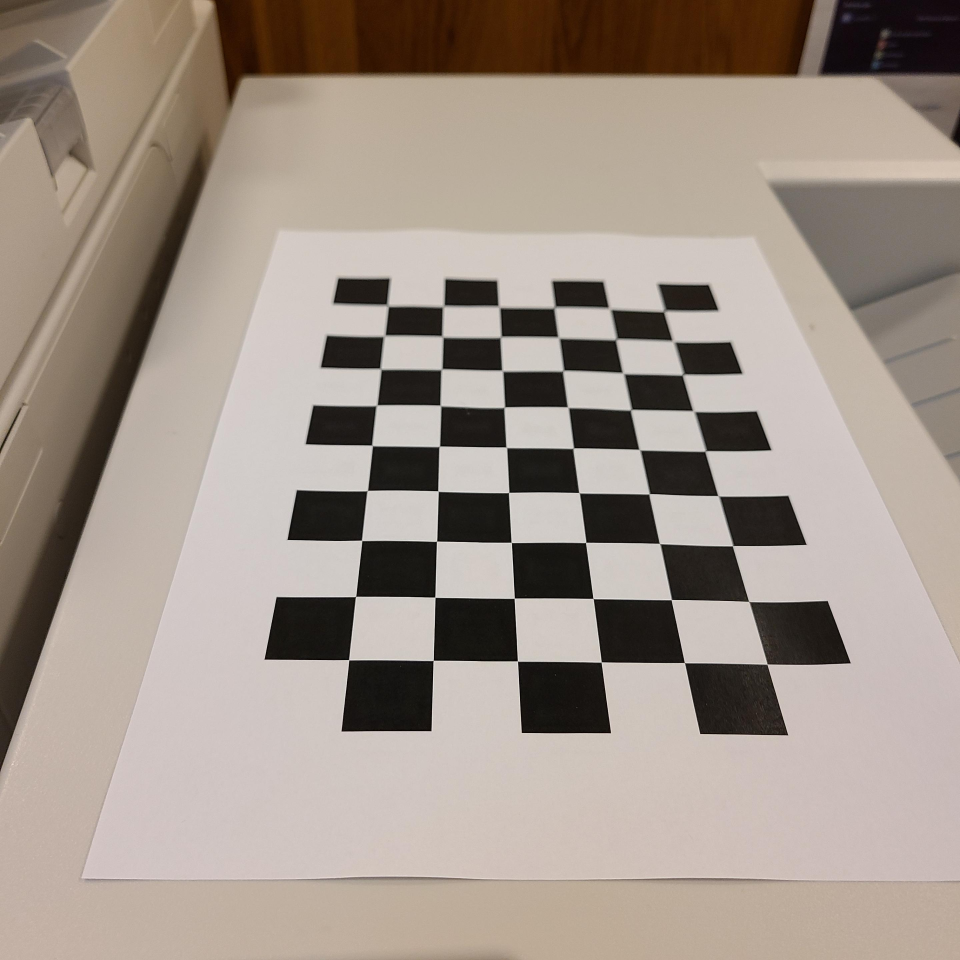
#> input picture Assignment1/Checkerboards/C1.png, 2880 x 2880 px (shown at 1/3 size); its folder holds only this picture in this run
$ python Camera_Calibration.py
#> lines starting #> are read from the running program, lines starting #| are printed output that depends on the picture; long printed decimals are rounded
import cv2
import numpy as np
import glob
import os, sys
import re

np.set_printoptions(suppress=True)


def task1():
    # termination criteria:
    criteria = (cv2.TERM_CRITERIA_EPS + cv2.TERM_CRITERIA_MAX_ITER, 30, 0.001)  # 30 = loops
    # size of checkerboard: a*b
    a = 9
    b = 6
    objp = np.zeros((a * b, 3), np.float32)

    objp[:, :2] = np.mgrid[0:a, 0:b].T.reshape(-1, 2)

    objpoints = []  # 3d point in real world space
    imgpoints = []  # 2d points in image plane.

    # all image file names with .png suffix
    path = "Checkerboards\*.png"
    image_fnames = glob.iglob(path)

    # iterate all training images
    for i_fname in image_fnames:
        print(i_fname)
        # read source image
        img = cv2.imread(i_fname)
#> img is the input picture: shape (2880, 2880, 3); mean B, G, R 138, 147.7, 160

        gray = cv2.cvtColor(img, cv2.COLOR_BGR2GRAY)
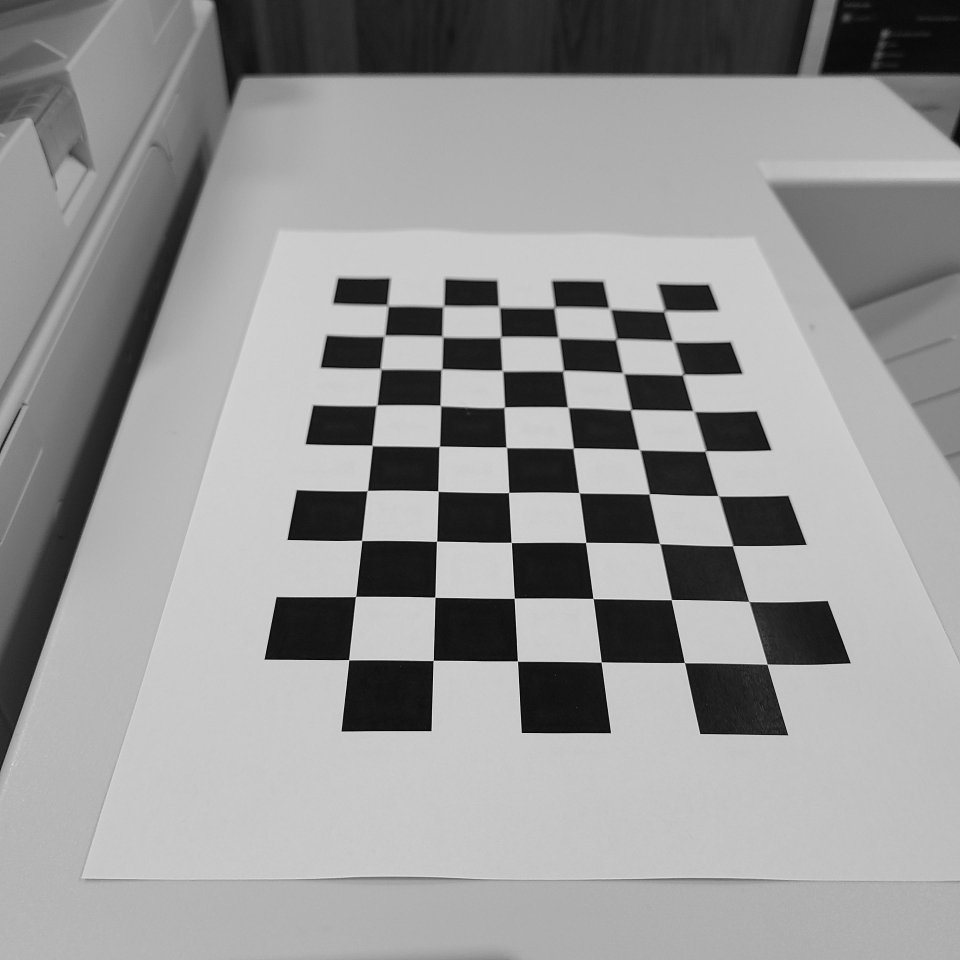
#> gray: shape (2880, 2880) (shown at 1/3 size); min 0, max 251, mean 150.3
        # find corners
        ret, corners = cv2.findChessboardCorners(gray, (a, b), None)  # ret: flag of corners, boolean type
#> ret = True; corners = 54 rows, first 8: [1994, 934.5], [2021.5, 1024], [2050.5, 1124], [2082, 1234.5], [2117, 1354], [2156.5, 1488], [2197.1, 1638.4], [2246.3, 1804.7]
        print(ret)
#| True

        if ret:
            objpoints.append(objp)

            # execute sub-pixel corner detection
            corners2 = cv2.cornerSubPix(gray, corners, (11, 11), (-1, -1), criteria)
#> corners2 = 54 rows, first 8: [1991.1, 936.5], [2016.6, 1021.8], [2047.6, 1125.8], [2079.6, 1232.9], [2116.3, 1354.1], [2155.1, 1487.8], [2198.3, 1637.9], [2246.7, 1804.7]

            imgpoints.append(corners2)

            # Draw and display the corners
            img = cv2.drawChessboardCorners(img, (a, b), corners2, ret)
            cv2.namedWindow('ChessboardCorners', 0)
            cv2.resizeWindow('ChessboardCorners', 1000, 1000)
            cv2.imshow("ChessboardCorners", img)
            cv2.waitKey(0)
            # [10 lines of commented-out code are left out]
    ret, mtx, dist, rvecs, tvecs = cv2.calibrateCamera(objpoints, imgpoints, gray.shape[::-1], None, None)
#> ret = 1.62; mtx = [[3157.5, 0, 1411.2], [0, 3309.9, 1409.4], [0, 0, 1]]; dist = [[-0.267, 1.84, 0.0204, -0.00108, -3.57]]; rvecs = ([-0.719, 0.686, 1.46],); tvecs = ([3.52, -2.77, 18.83],)
    # return camera matrix, distortion coefficients, rotation and translation vectors etc.
    print("camera matrix:", mtx)
#| camera matrix: [[3157.480     0.         1411.246]
#|  [   0.         3309.950 1409.395]
#|  [   0.            0.            1.        ]]
    print("distortion", dist)
#| distortion [[-0.2673  1.843  0.02037 -0.001077 -3.573]]

    # Save camera parameters
    np.savez("CameraData\camera_Data.npz", mtx=mtx, dist=dist, rvecs=rvecs, tvecs=tvecs)


if __name__ == "__main__":
    task1()

$ run again, on Assignment1/Checkerboards/C13.png
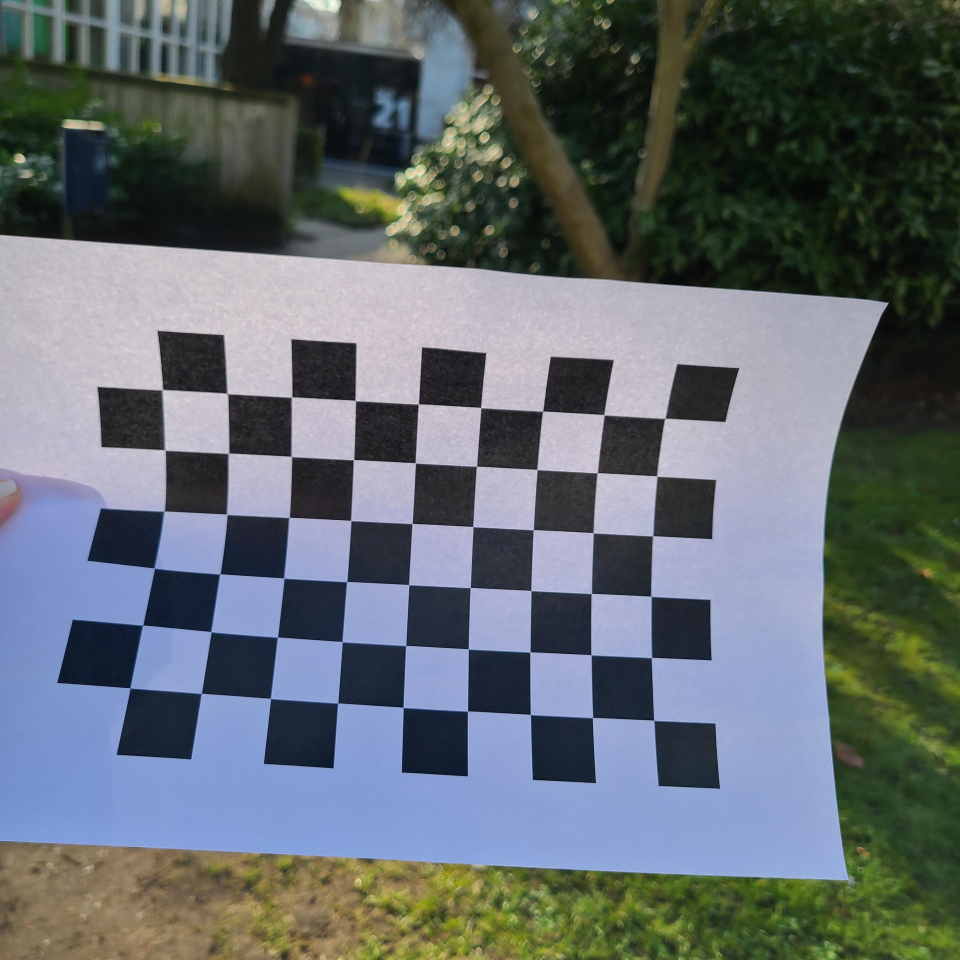
#> input picture Assignment1/Checkerboards/C13.png, 2880 x 2880 px (shown at 1/3 size)
#> in task1, img is the input picture: shape (2880, 2880, 3); mean B, G, R 110.2, 106, 98.2
#> in task1, `gray = cv2.cvtColor(img, cv2.COLOR_BGR2GRAY)`:
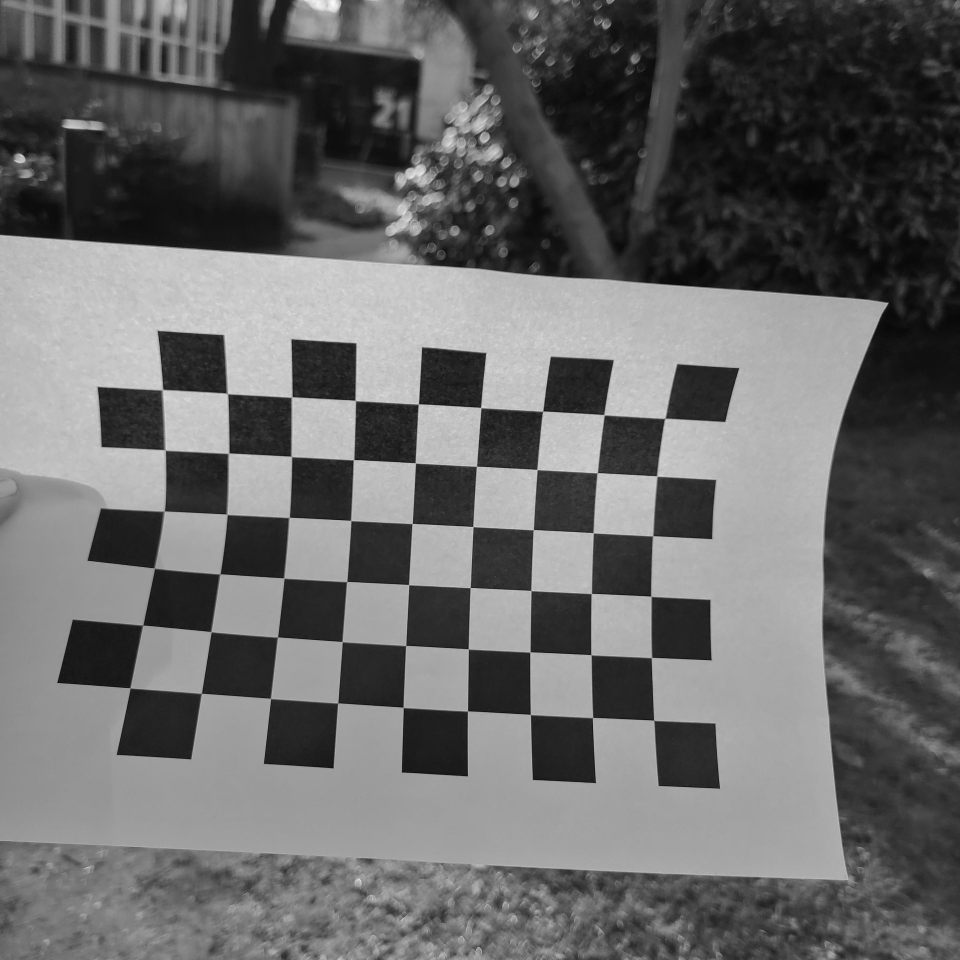
#> gray: shape (2880, 2880) (shown at 1/3 size); min 1, max 253, mean 104.1
#> in task1, `ret, corners = cv2.findChessboardCorners(gray, (a, b), None)`: ret = True; corners = 54 rows, first 8: [1961.5, 2160.9], [1778.8, 2152.6], [1591.5, 2143.4], [1403.8, 2133], [1210.2, 2122.1], [1014.7, 2109.1], [812.9, 2096], [605.7, 2080.3]
#| True
#> corners2 = 54 rows, first 8: [1961.8, 2161.3], [1778.1, 2153.2], [1591.8, 2143.9], [1403.5, 2133.6], [1210.5, 2122.5], [1014.5, 2109.5], [813, 2095.8], [605.4, 2080.4]
#> in task1, `ret, mtx, dist, rvecs, tvecs = cv2.calibrateCamera(objpoints, imgpoint..`: ret = 9.52; mtx = [[4172, 0, 1568.1], [0, 4234.2, 1686.7], [0, 0, 1]]; dist = [[1.32, -39.18, -0.0621, -0.0155, 361.2]]; rvecs = ([0.00705, -0.441, -3.06],); tvecs = ([2.07, 2.47, 22.05],)
#| camera matrix: [[4171.989    0.         1568.130]
#|  [   0.         4234.159 1686.714]
#|  [   0.            0.            1.        ]]
#| distortion [[  1.318  -39.176  -0.06215  -0.01551 361.199]]

$ run again, on Assignment1/Checkerboards/C14.png
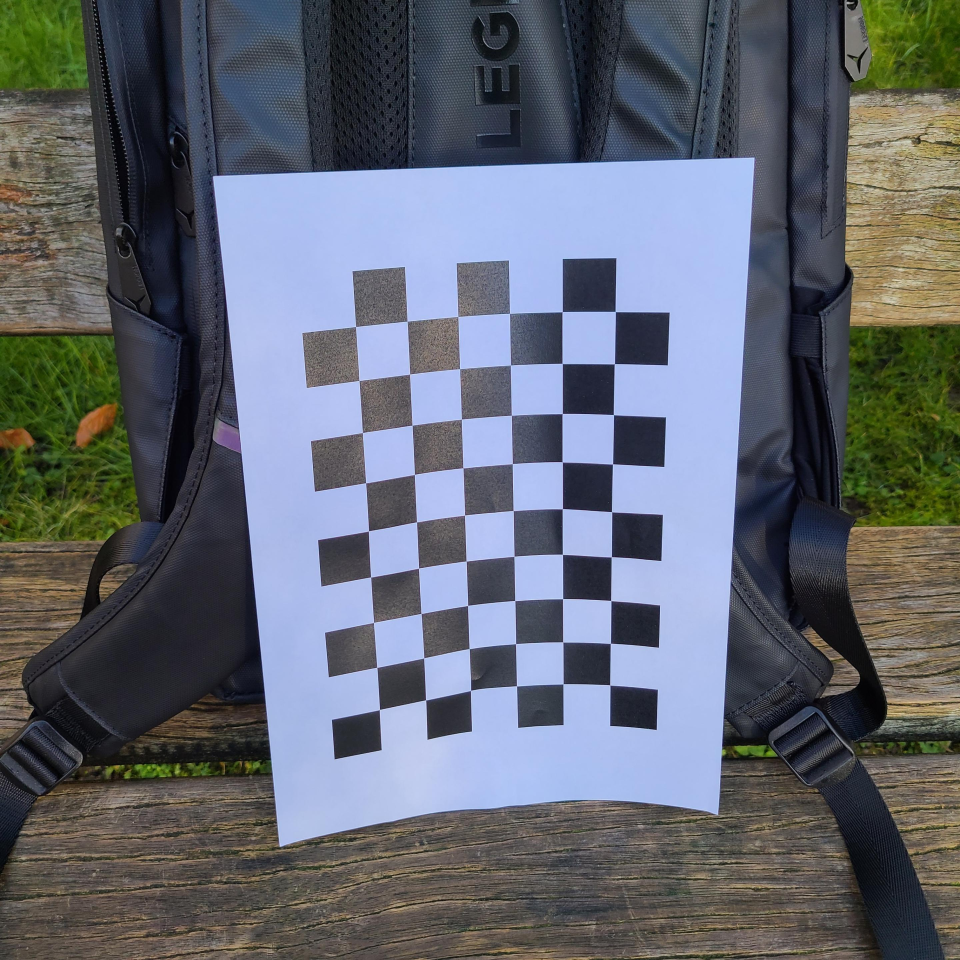
#> input picture Assignment1/Checkerboards/C14.png, 2880 x 2880 px (shown at 1/3 size)
#> in task1, img is the input picture: shape (2880, 2880, 3); mean B, G, R 111.3, 102.1, 97.3
#> in task1, `gray = cv2.cvtColor(img, cv2.COLOR_BGR2GRAY)`:
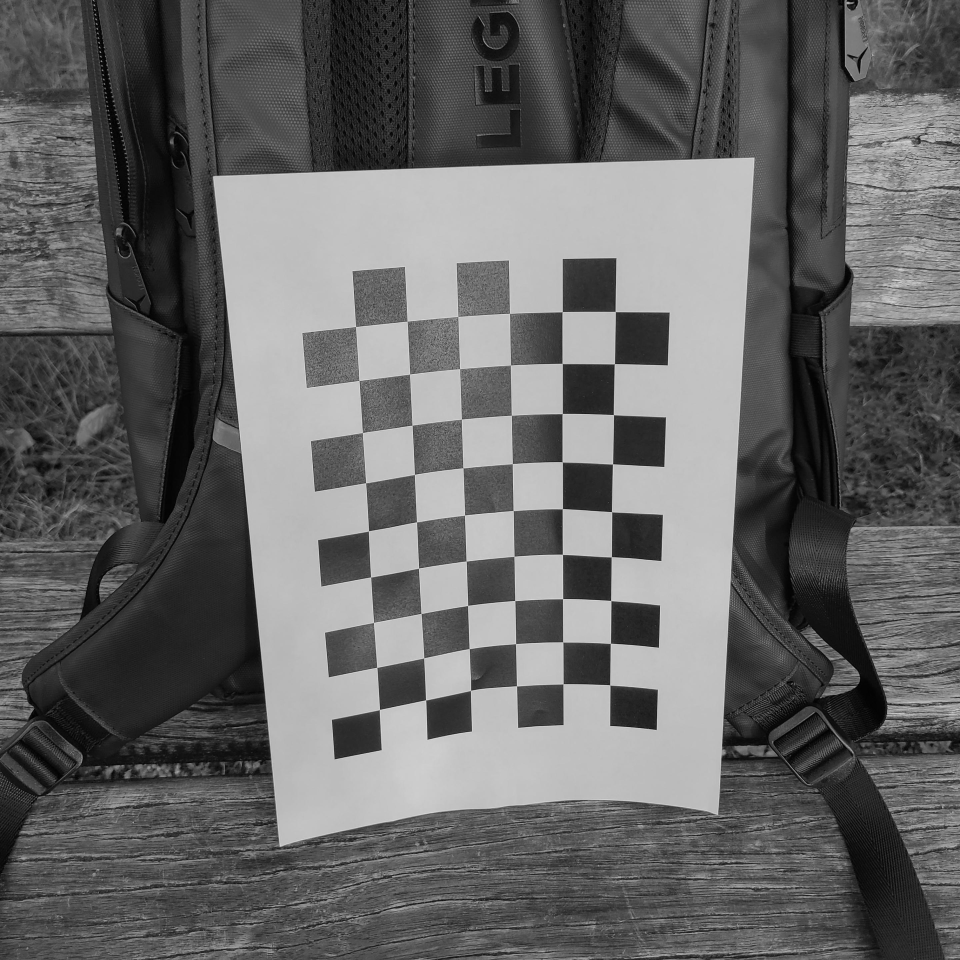
#> gray: shape (2880, 2880) (shown at 1/3 size); min 0, max 244, mean 101.7
#> in task1, `ret, corners = cv2.findChessboardCorners(gray, (a, b), None)`: ret = True; corners = 54 rows, first 8: [1139.4, 2128.9], [1131.2, 2002.6], [1121.7, 1867.8], [1112.6, 1731.6], [1106.5, 1593.1], [1098, 1449.5], [1088, 1298.2], [1077.9, 1142.2]
#| True
#> corners2 = 54 rows, first 8: [1139.2, 2129.4], [1131.2, 2002.6], [1121.6, 1868.2], [1112.7, 1731.7], [1106.3, 1593.6], [1097.8, 1449.2], [1088.1, 1298.5], [1077.7, 1142.1]
#> in task1, `ret, mtx, dist, rvecs, tvecs = cv2.calibrateCamera(objpoints, imgpoint..`: ret = 5.96; mtx = [[3180.6, 0, 1385.9], [0, 5115.5, 1197.4], [0, 0, 1]]; dist = [[0.445, 31.46, 0.277, -0.0279, -444.5]]; rvecs = ([0.742, 0.695, -1.51],); tvecs = ([-1.76, 4.02, 25.92],)
#| camera matrix: [[3180.602    0.         1385.851]
#|  [   0.         5115.454 1197.379]
#|  [   0.            0.            1.        ]]
#| distortion [[   0.4448   31.462    0.2768   -0.02789 -444.476]]

$ run again, on Assignment1/Checkerboards/C10.png
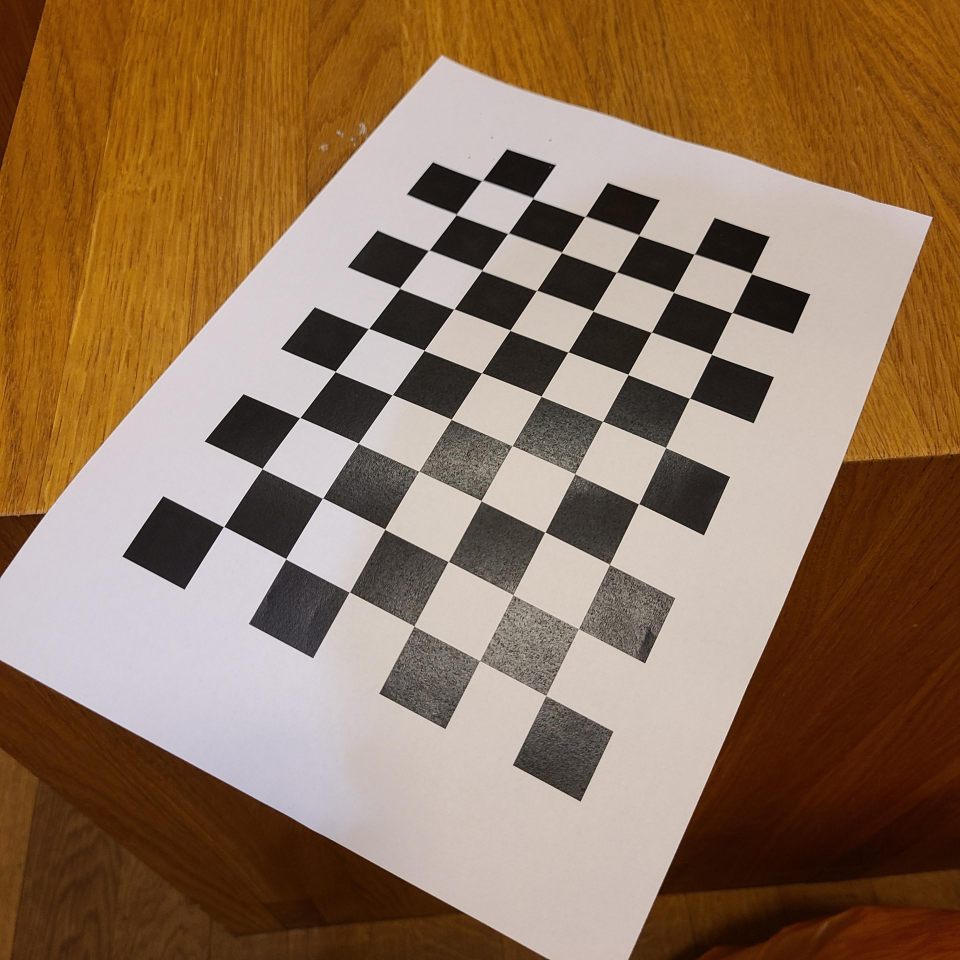
#> input picture Assignment1/Checkerboards/C10.png, 2880 x 2880 px (shown at 1/3 size)
#> in task1, img is the input picture: shape (2880, 2880, 3); mean B, G, R 90.9, 116.2, 144.3
#> in task1, `gray = cv2.cvtColor(img, cv2.COLOR_BGR2GRAY)`:
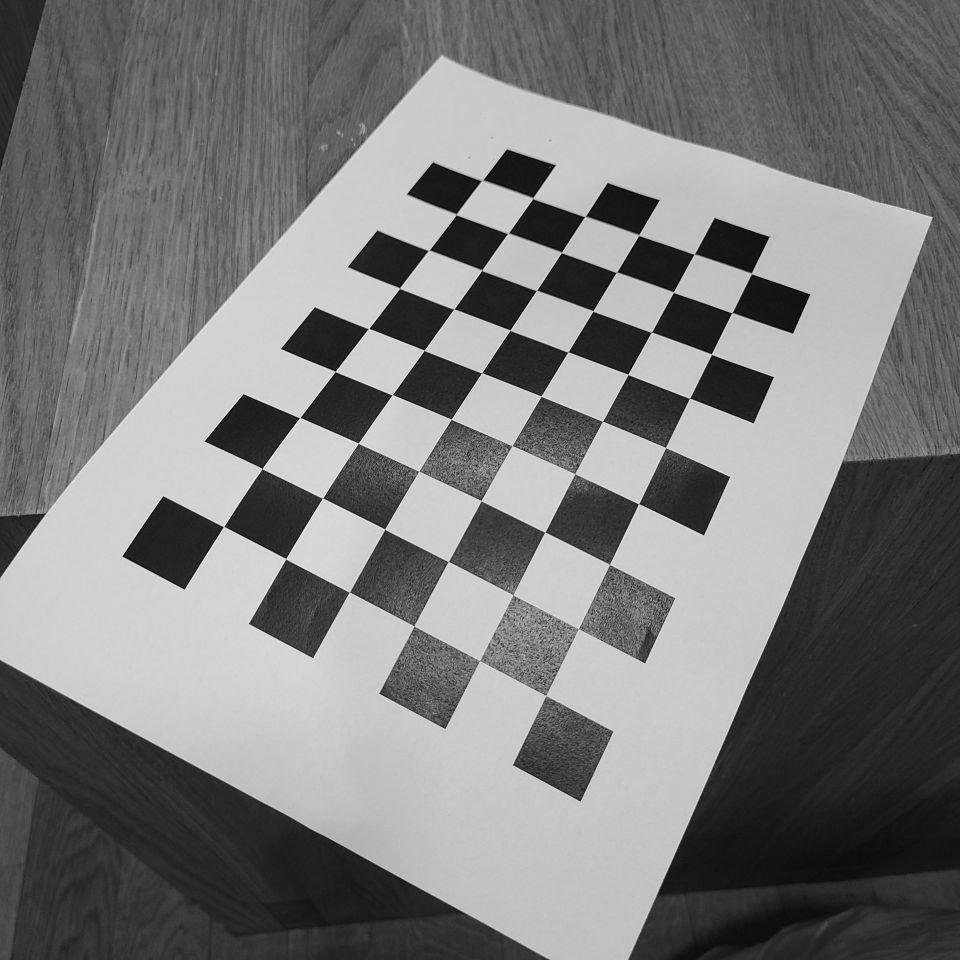
#> gray: shape (2880, 2880) (shown at 1/3 size); min 0, max 254, mean 121.7
#> in task1, `ret, corners = cv2.findChessboardCorners(gray, (a, b), None)`: ret = True; corners = 54 rows, first 8: [672.8, 1580.4], [787.5, 1405.6], [901.4, 1253.4], [1006.4, 1114.2], [1107.4, 986.4], [1199.6, 866.3], [1287.5, 752], [1370, 643.5]
#| True
#> corners2 = 54 rows, first 8: [671.9, 1580.5], [787.4, 1406.6], [900.3, 1253.7], [1006.6, 1115.3], [1106.5, 986.6], [1199.7, 865.5], [1287.4, 751.9], [1369.9, 644.8]
#> in task1, `ret, mtx, dist, rvecs, tvecs = cv2.calibrateCamera(objpoints, imgpoint..`: ret = 6.52; mtx = [[1717.7, 0, 1371.8], [0, 1545.5, 1421], [0, 0, 1]]; dist = [[-0.218, 0.702, 0.044, -0.00656, -0.643]]; rvecs = ([-0.248, -0.105, -1.08],); tvecs = ([-3.25, 0.805, 8],)
#| camera matrix: [[1717.731    0.         1371.784]
#|  [   0.         1545.527 1420.973]
#|  [   0.            0.            1.        ]]
#| distortion [[-0.2182  0.7022  0.04398 -0.006564 -0.6432]]
